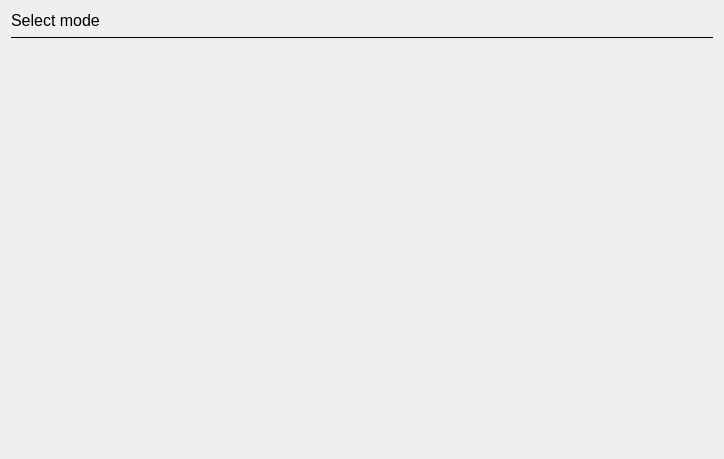
<?xml version="1.0" encoding="UTF-8"?>
<ui version="4.0">
 <class>ModeSelectionWidget</class>
 <widget class="QWidget" name="ModeSelectionWidget">
  <property name="geometry">
   <rect>
    <x>0</x>
    <y>0</y>
    <width>724</width>
    <height>459</height>
   </rect>
  </property>
  <property name="font">
   <font>
    <pointsize>10</pointsize>
   </font>
  </property>
  <property name="windowTitle">
   <string>Form</string>
  </property>
  <property name="autoFillBackground">
   <bool>true</bool>
  </property>
  <layout class="QVBoxLayout" name="verticalLayout_2">
   <item>
    <layout class="QHBoxLayout" name="horizontalLayout">
     <property name="topMargin">
      <number>0</number>
     </property>
     <item>
      <layout class="QVBoxLayout" name="verticalLayout">
       <property name="topMargin">
        <number>0</number>
       </property>
       <property name="rightMargin">
        <number>0</number>
       </property>
       <property name="bottomMargin">
        <number>0</number>
       </property>
       <item>
        <widget class="QLabel" name="label">
         <property name="font">
          <font>
           <pointsize>12</pointsize>
          </font>
         </property>
         <property name="text">
          <string>Select mode</string>
         </property>
        </widget>
       </item>
       <item>
        <widget class="Line" name="line">
         <property name="frameShadow">
          <enum>QFrame::Plain</enum>
         </property>
         <property name="orientation">
          <enum>Qt::Horizontal</enum>
         </property>
        </widget>
       </item>
       <item>
        <layout class="QVBoxLayout" name="modesLayout">
         <property name="spacing">
          <number>6</number>
         </property>
         <property name="leftMargin">
          <number>10</number>
         </property>
         <property name="rightMargin">
          <number>10</number>
         </property>
        </layout>
       </item>
       <item>
        <spacer name="verticalSpacer">
         <property name="orientation">
          <enum>Qt::Vertical</enum>
         </property>
         <property name="sizeHint" stdset="0">
          <size>
           <width>20</width>
           <height>40</height>
          </size>
         </property>
        </spacer>
       </item>
      </layout>
     </item>
    </layout>
   </item>
  </layout>
 </widget>
 <resources/>
 <connections/>
</ui>
